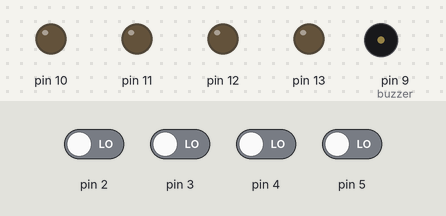
Bench run of a sketch on a simulated Arduino Uno, built with avr-gcc and run on an emulated ATmega328P. Parts: output pins drawn as LEDs (lit = HIGH), buzzer (waves = sounding). Dashed ring = blinking. The inputs (shaded band) are chosen by the test bench; at power-on: pin 2–5 LOW. Random numbers use the default seed unless the sketch sets one.

Above: at 1.8 s.
1.9 s: pin 2 driven HIGH
At 2.0 s:
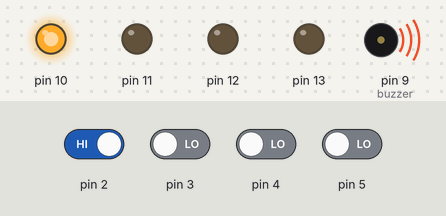
At 3.2 s:
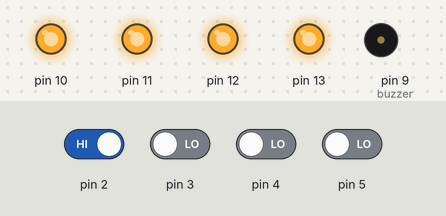
4.9 s: pin 3 driven HIGH
At 5.6 s:
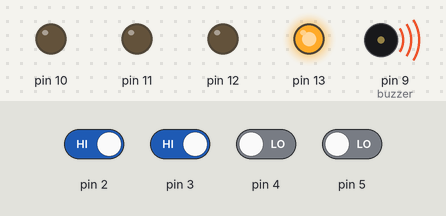
7.9 s: pin 2 driven LOW and pin 4 driven HIGH
10.9 s: pin 3 driven LOW
12.8 s: pin 4 driven LOW
14.3 s: pin 5 driven HIGH
At 15.7 s:
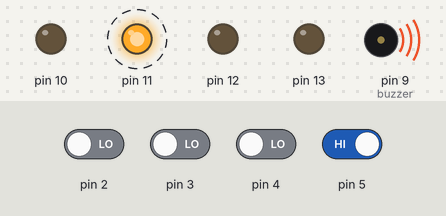
Timing chart, 0 to 18.2 s (numbered marks = the images above; inputs shaded):
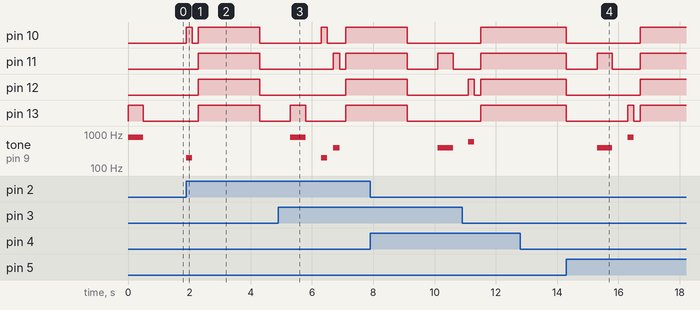

Measured:
- after the input at 1.9 s, pin 10: LOW → HIGH at once, → LOW 0.20 s later, → HIGH 0.20 s later, → LOW 2.0 s later; pin 11–13: LOW → HIGH after 0.40 s, → LOW 2.0 s later; tone on pin 9 (buzzer): silent → 200 Hz at once, → silent 0.20 s later
- after the input at 12.8 s, every drawn part: stays the same
- after the input at 14.3 s, pin 10: HIGH → LOW at once, → HIGH 2.4 s later; pin 11: alternates HIGH for 0.50 s and LOW for 0.95 s, starting at once

The sketch:

Genius.ino
```cpp
//[0] = Green,[1] = Yellow,[2] = Red,[3] = Blue
int leds[] {10,11,12,13};
//[0] = Green,[1] = Yellow,[2] = Red,[3] = Blue
int botoes[] {2,3,4,5};
int buzzer = 9;
int btnApertar[7];
// LEDs sequence to be light up
int seq[15];

int posiAtual = 0,posiFinal = 1;
int reset = 0,btn = 0,btnPress = 9;
bool mostrarSeq = true,rodaJogo = true;

void setup() {
  Serial.begin(9600);

  for(int i = 0; i<4;i++)
    pinMode(botoes[i],INPUT);
  for(int i = 0; i<4;i++)
    pinMode(leds[i],OUTPUT);

  pinMode(buzzer,OUTPUT);
}

void loop() {
  reset = 0;
  btn = 0;
  btnPress = 9;
  posiFinal = 1;
  posiAtual = 0;
  rodaJogo = true;
  mostrarSeq = true;

  for(int k=0;k<15;k++) { //Random sequence
    seq[k] = random(0,4);
    btnApertar[k] = seq[k];
  }

  while(rodaJogo == true) { //timer_1
    while(posiAtual < posiFinal && mostrarSeq == true) {
      digitalWrite(leds[seq[posiAtual]],HIGH);

      if(seq[posiAtual] == 0)
        tone(buzzer,200);
      else if(seq[posiAtual] == 1)
        tone(buzzer,400);
      else if(seq[posiAtual] == 2)
        tone(buzzer,600);
      else
        tone(buzzer,800);

      delay(500);

      digitalWrite(leds[seq[posiAtual]],LOW);
      noTone(buzzer);

      delay(500);

      posiAtual++;
    }

    posiAtual = 0;
    mostrarSeq = false;
    while(rodaJogo == true) {
      if(digitalRead(botoes[0]) == HIGH) {
        btnPress = 0;
        digitalWrite(leds[0],HIGH);
        tone(buzzer,200);
        delay(200);
        digitalWrite(leds[0],LOW);
        noTone(buzzer);
        delay(200);
      }
      if(digitalRead(botoes[1]) == HIGH) {
        btnPress = 1;
        digitalWrite(leds[1],HIGH);
        tone(buzzer,400);
        delay(200);
        digitalWrite(leds[1],LOW);
        noTone(buzzer);
        delay(200);
      }
      if(digitalRead(botoes[2]) == HIGH) {
        btnPress = 2;
        digitalWrite(leds[2],HIGH);
        tone(buzzer,600);
        delay(200);
        digitalWrite(leds[2],LOW);
        noTone(buzzer);
        delay(200);
      }
      if(digitalRead(botoes[3]) == HIGH) {
        btnPress = 3;
        digitalWrite(leds[3],HIGH);
        tone(buzzer,800);
        delay(200);
        digitalWrite(leds[3],LOW);
        noTone(buzzer);
        delay(200);
      }

      if(btnPress != btnApertar[posiAtual] && btnPress != 9) {
        btn = 99;
        break;
      }
      else {
        if(posiAtual == posiFinal) {
          for(int j=0;j<2;j++) {
            for(int i=0;i<4;i++)
              digitalWrite(leds[i],HIGH);

            delay(100);
            for(int i=0;i<4;i++)
              digitalWrite(leds[i],LOW);

            delay(100);
          }
          mostrarSeq = true;
          delay(500);
          break;
        }
        else if(btnPress != 9) {
          posiAtual++;
          btnPress = 9;
        }
      }
    }

    if(btn == 99)//Checks the end of the game
      break;
    else
      posiAtual = 0;

    if(posiFinal == 14) {//Checks if the player has finished the sequence
      for(int j=0;j<10;j++) {
        for(int i=0;i<4;i++)
          digitalWrite(leds[i],HIGH);

        delay(100);
        for(int i=0;i<4;i++)
          digitalWrite(leds[i],LOW);

        delay(100);
      }
      break;
    }
    else
      posiFinal++;

    btnPress = 9;
  }//Fim Timer_1
  for(int i=0;i<4;i++)
    digitalWrite(leds[i],HIGH);

  delay(2000);

  while(digitalRead(botoes[reset]) != HIGH) {//Aguarda o jogador apertar um botão para reiniciar o jogo
    delay(1);
    if(reset >= 3)
      reset = 0;
    else
      reset++;
  }

  for(int i=0;i<4;i++)
    digitalWrite(leds[i],LOW);

  delay(1000);
}
```
